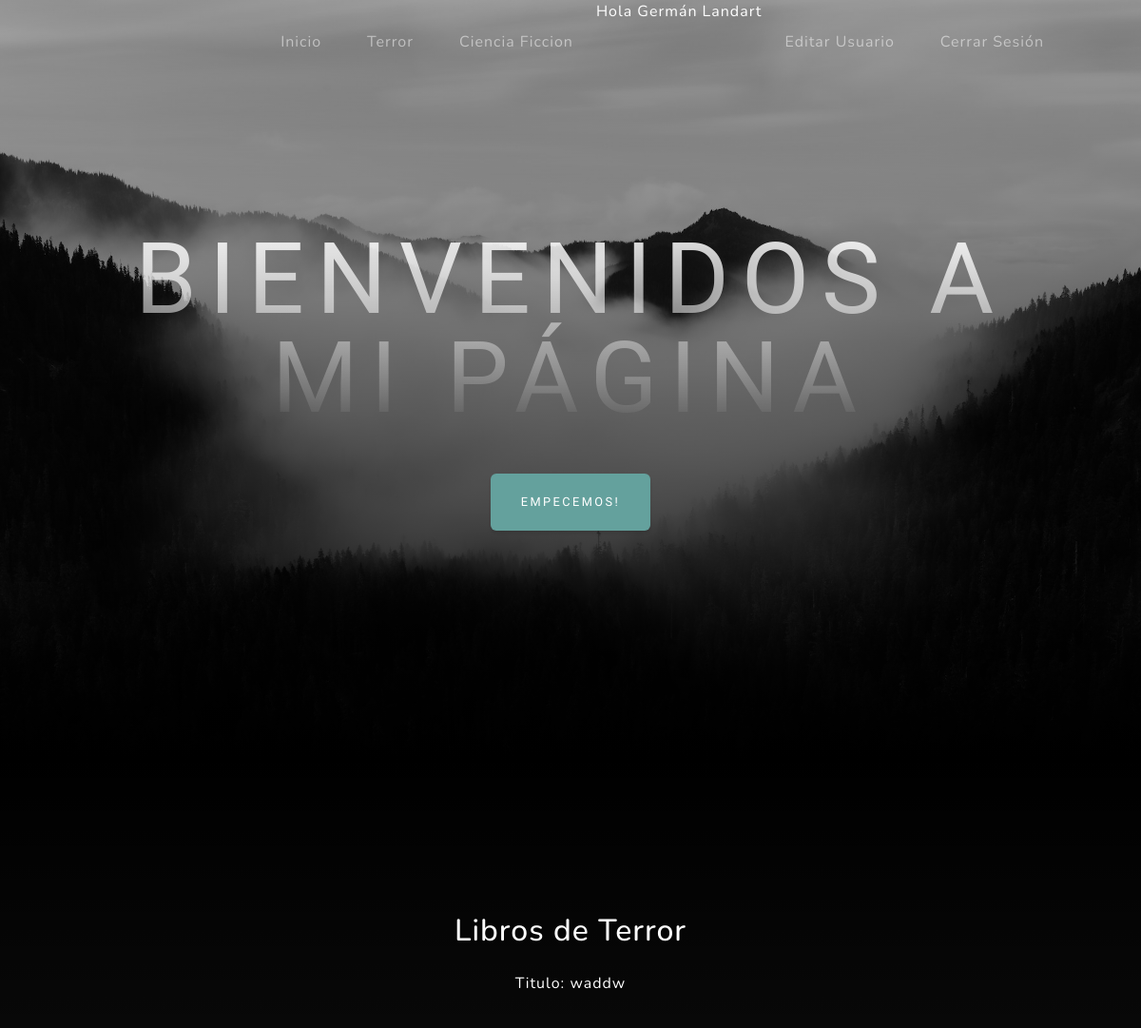
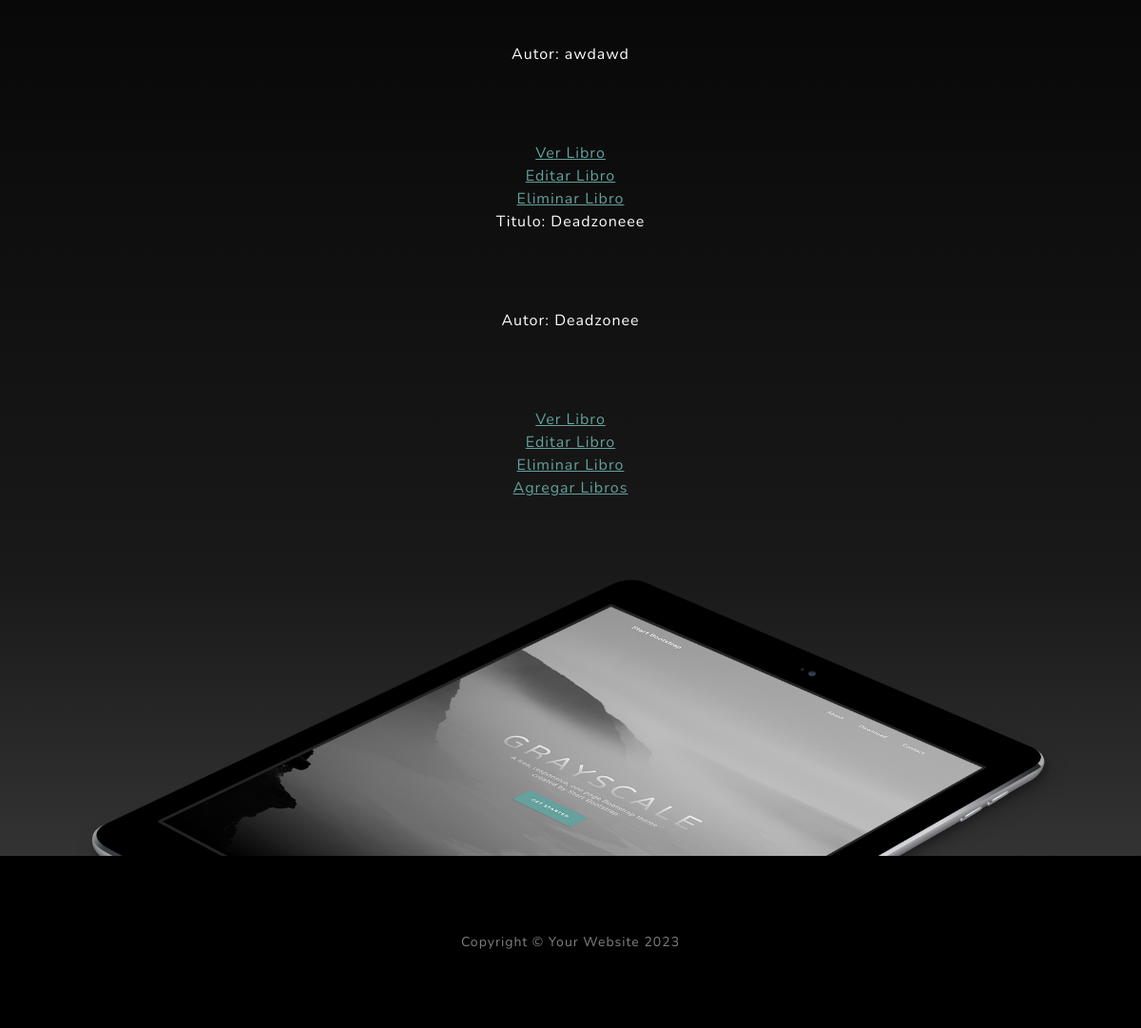
The page /AppCoder/terror/list/ (signed in) on the database its author committed (2 pictures, top to bottom).
### AppCoder/models.py (models this page shows, shortened)
class Terror(models.Model):
    libro = models.CharField(max_length=60)
    autor = models.CharField(max_length=60)
    year = models.IntegerField()

### AppCoder/views.py (the view)
# urls.py: path("terror/list/", ListaTerror.as_view(), name="TerrorLeer"),
class ListaTerror(LoginRequiredMixin, ListView):
    model = Terror

### AppCoder/templates/AppCoder/terror_list.html
{% extends "AppCoder/padre.html" %}
{% load static %}
{% block titulo %}
Bienvenidos a mi página
{% endblock %}
{% block titulo2 %}
Empecemos!
{% endblock %}
{% block descripcion %}
Libros de Terror
{% endblock %}
{% block form %}
{% for terror in object_list %}
<p>Titulo: {{terror.libro}}</p>
<p>Autor: {{terror.autor}}</p>
<a href="{% url 'TerrorDetalle' terror.id %}"> Ver Libro  </a>
<br>
<a href="{% url 'TerrorActualizar' terror.id %}"> Editar Libro  </a>
<br>
<a href="{% url 'TerrorBorrar' terror.id %}"> Eliminar Libro  </a>
<br>
{% endfor  %}
<a href="{% url 'TerrorCrear' %}"> Agregar Libros  </a>
{% endblock %}

### AppCoder/templates/AppCoder/padre.html (shortened to what this page needs)
<!DOCTYPE html>
<html lang="en">
    <head>
        {% load static %}
        <link href="{% static 'AppCoder/css/styles.css' %}" rel="stylesheet" />
    </head>
    <body id="page-top">
        <nav class="navbar navbar-expand-lg navbar-light fixed-top" id="mainNav">
            <div class="container px-4 px-lg-5">
                <div class="collapse navbar-collapse" id="navbarResponsive">
                    <ul class="navbar-nav ms-auto">
                        <li class="nav-item"><a class="nav-link" href="{% url 'Inicio' %}">Inicio</a></li>
                        <li class="nav-item"><a class="nav-link" href="{% url 'TerrorLeer' %}">Terror</a></li>
                        <li class="nav-item"><a class="nav-link" href="{% url 'CienciaFiccionLeer' %}">Ciencia Ficcion</a></li>
                        {% if request.user.is_authenticated %}
                        <p style="color: white;">Hola {{user.first_name}} {{user.last_name}}</p>
                        <li class="nav-item"><a class="nav-link" href="{% url 'EditarUsuario' %}">Editar Usuario</a></li>
                        <li class="nav-item"><a class="nav-link" href="{% url 'Logout' %}">Cerrar Sesión</a></li>
                        {% else %}
                        <li class="nav-item"><a class="nav-link" href="{% url 'SignUp' %}">Registrarse</a></li>
                        <li class="nav-item"><a class="nav-link" href="{% url 'Login' %}">Iniciar Sesión</a></li>
                        {% endif %}
                    </ul>
                </div>
            </div>
        </nav>
        <header class="masthead">
            <div class="container px-4 px-lg-5 d-flex h-100 align-items-center justify-content-center">
                <div class="d-flex justify-content-center">
                    <div class="text-center">
                        <h1 class="mx-auto my-0 text-uppercase">
                        {% block titulo %}
                        {% endblock %}
                        </h1>
                        <a class="btn btn-primary" href="#about">
                            {% block titulo2 %}
                            {% endblock %}
                        </a>
                    </div>
                </div>
            </div>
        </header>
        <section class="about-section text-center" id="about">
            <div class="container px-4 px-lg-5">
                <div class="row gx-4 gx-lg-5 justify-content-center">
                    <div class="col-lg-8">
                        <h2 class="text-white mb-4">
                            {% block descripcion %}
                            {% endblock %}
                        </h2>
                        <font color="white"font>
                        {% block form %}
                        {% endblock %}
                    </div>
                </div>
                <img class="img-fluid" src="{% static 'AppCoder/assets/img/ipad.png' %}" alt="..." />
            </div>
        </section>
        <footer class="footer bg-black small text-center text-white-50"><div class="container px-4 px-lg-5">Copyright &copy; Your Website 2023</div></footer>
    </body>
</html>

### rows shown on the page
Terror: libro "waddw", autor "awdawd"
Terror: libro "Deadzoneee", autor "Deadzonee"

### other values the page prints
{{ user.first_name }} "Germán"
{{ user.last_name }} "Landart"
